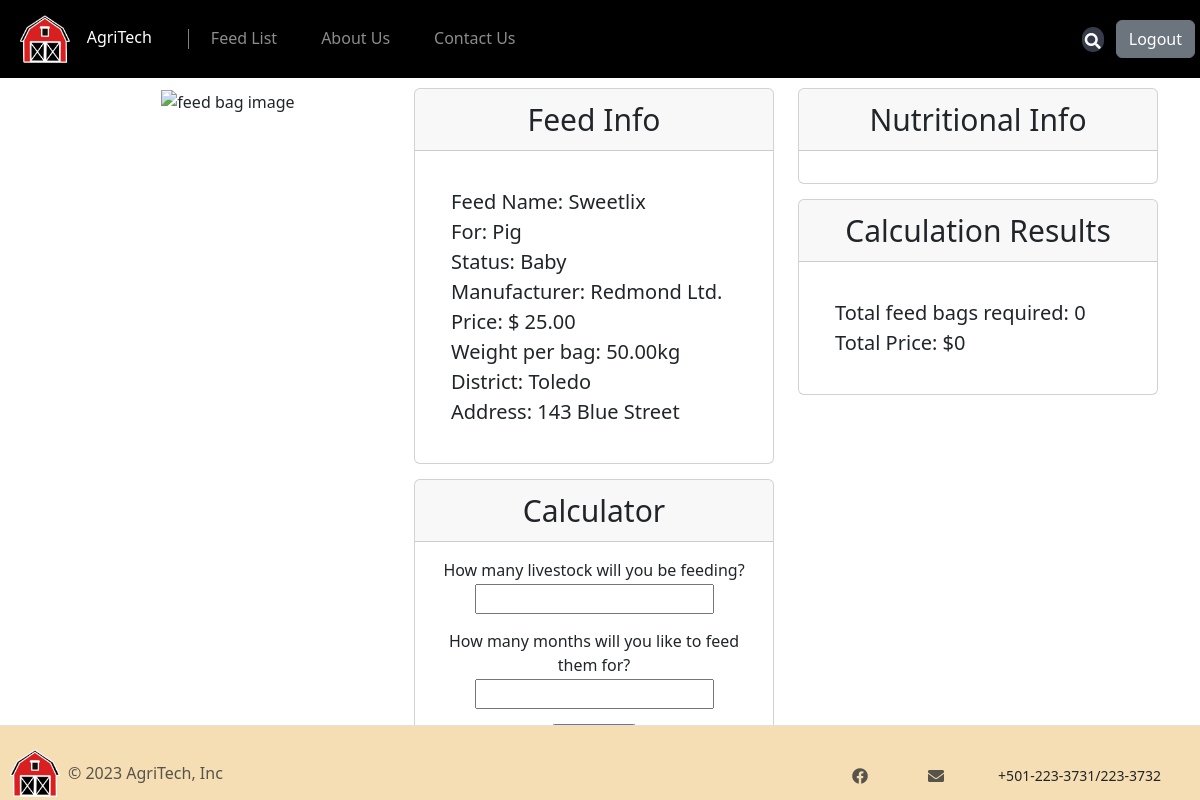
/feed.php?FeedID=257, run on the app's committed database.
### tables this page shows
CREATE TABLE `feeds` (
  `FeedID` int(4) NOT NULL,
  `FeedName` varchar(50) NOT NULL,
  `Manufacturer` varchar(50) NOT NULL,
  `AnimalType` varchar(20) NOT NULL,
  `AnimalStatus` varchar(20) NOT NULL,
  `Price` decimal(10,2) NOT NULL,
  `WeightPerBag` decimal(10,2) NOT NULL,
  `Description` varchar(250) NOT NULL,
  `District` varchar(50) NOT NULL,
  `Address` varchar(50) NOT NULL,
  `ProductCover` varchar(150) NOT NULL
);

### feed.php (the view, shortened to what this page needs)
<?php
include "header.php";
if (isset($_GET['FeedID'])) {
  $FeedID = $_GET['FeedID'];
  $stmt = mysqli_prepare($con,
  "SELECT FeedName, Manufacturer, AnimalType, AnimalStatus, Price, WeightPerBag, District, Address
  FROM feeds
  WHERE FeedID = ?");
  mysqli_stmt_bind_param($stmt, "i", $FeedID);
  mysqli_stmt_execute($stmt);
  $data = mysqli_stmt_get_result($stmt);
  $result = mysqli_fetch_assoc($data);
  $name = $result['FeedName'];
  $manufac = $result['Manufacturer'];
  $type = $result['AnimalType'];
  $status = $result['AnimalStatus'];
  $price = $result['Price'];
  $weight = $result['WeightPerBag'];
  $district = $result['District'];
  $address = $result['Address'];
} else {
  header("Location: error.php?error=feedidnotset");
}
?>
<div class="container text-center" style="margin-top: 10px; margin-bottom: 10px;">
  <div class="row g-0">
    <div class="col-md-4">
      <img alt="feed bag image" style="height: 300px; width: 200px;">
    </div>
    <div class="col-md-8">
      <div class="row d-flex flex-row">
        <div class="col-md-6">
          <div class="card flex-column">
            <div class="card-header" style="font-size: 30px;">Feed Info</div>
            <div class="card-body text-start">
              <div style="padding: 20px;">
                <span style="font-size: 20px;">
                  <span style='font-weight: 500;'>Feed Name: </span><?php echo $name ?> <br>
                  <span style='font-weight: 500;'>For: </span><?php echo $type ?> <br>
                  <span style='font-weight: 500;'>Status: </span><?php echo $status ?> <br>
                  <span style='font-weight: 500;'>Manufacturer: </span><?php echo $manufac ?> <br>
                  <span style='font-weight: 500;'>Price: $ </span><?php echo $price ?> <br>
                  <span style='font-weight: 500;'>Weight per bag: </span><?php echo $weight ?>kg <br>
                  <span style='font-weight: 500;'>District: </span><?php echo $district ?> <br>
                  <span style='font-weight: 500;'>Address: </span><?php echo $address ?> <br>
                </span>
              </div>
            </div>
          </div>
          <div class="card flex-column" style="margin-top: 15px;">
            <div class="card-header" style="font-size: 30px;">Calculator</div>
            <div class="card-body">
              <form action="php/calculate.php" method="post">
                <p style="margin-bottom: 2px;">How many livestock will you be feeding?</p>
                <input type="number" style="margin-bottom: 15px;" name="number">
                <p style="margin-bottom: 2px;">How many months will you like to feed them for?</p>
                <input type="number" style="margin-bottom: 15px;" name="months"> <br>
              </form>
            </div>
          </div>
        </div>
        <div class="col-md-6">
          <div class="card flex-column">
            <div class="card-header" style="font-size: 30px;">Nutritional Info</div>
            <div class="card-body text-start">
            </div>
          </div>
          <div class="card flex-column" style="margin-top: 15px;">
            <div class="card-header" style="font-size: 30px;">Calculation Results</div>
            <div class="card-body text-start">
              <div style="padding: 20px;">
                <span style="font-size: 20px;">
                  <span style='font-weight: 500;'>Total feed bags required: </span><?php echo round($_SESSION['totalbags']); ?> <br>
                  <span style='font-weight: 500;'>Total Price: $</span><?php echo round($_SESSION['totalprice'], 2); ?>
                </span>
              </div>
            </div>
          </div>
        </div>
      </div>
    </div>
  </div>
</div>
<?php
include "footer.php";
?>

### data on the page
feeds: FeedName "Sweetlix", AnimalType "Pig", AnimalStatus "Baby", Manufacturer "Redmond Ltd.", Price "25.00", WeightPerBag "50.00", District "Toledo", Address "143 Blue Street"

### other printed values
$_SESSION['totalbags'] "0"
$_SESSION['totalprice'] "0"
